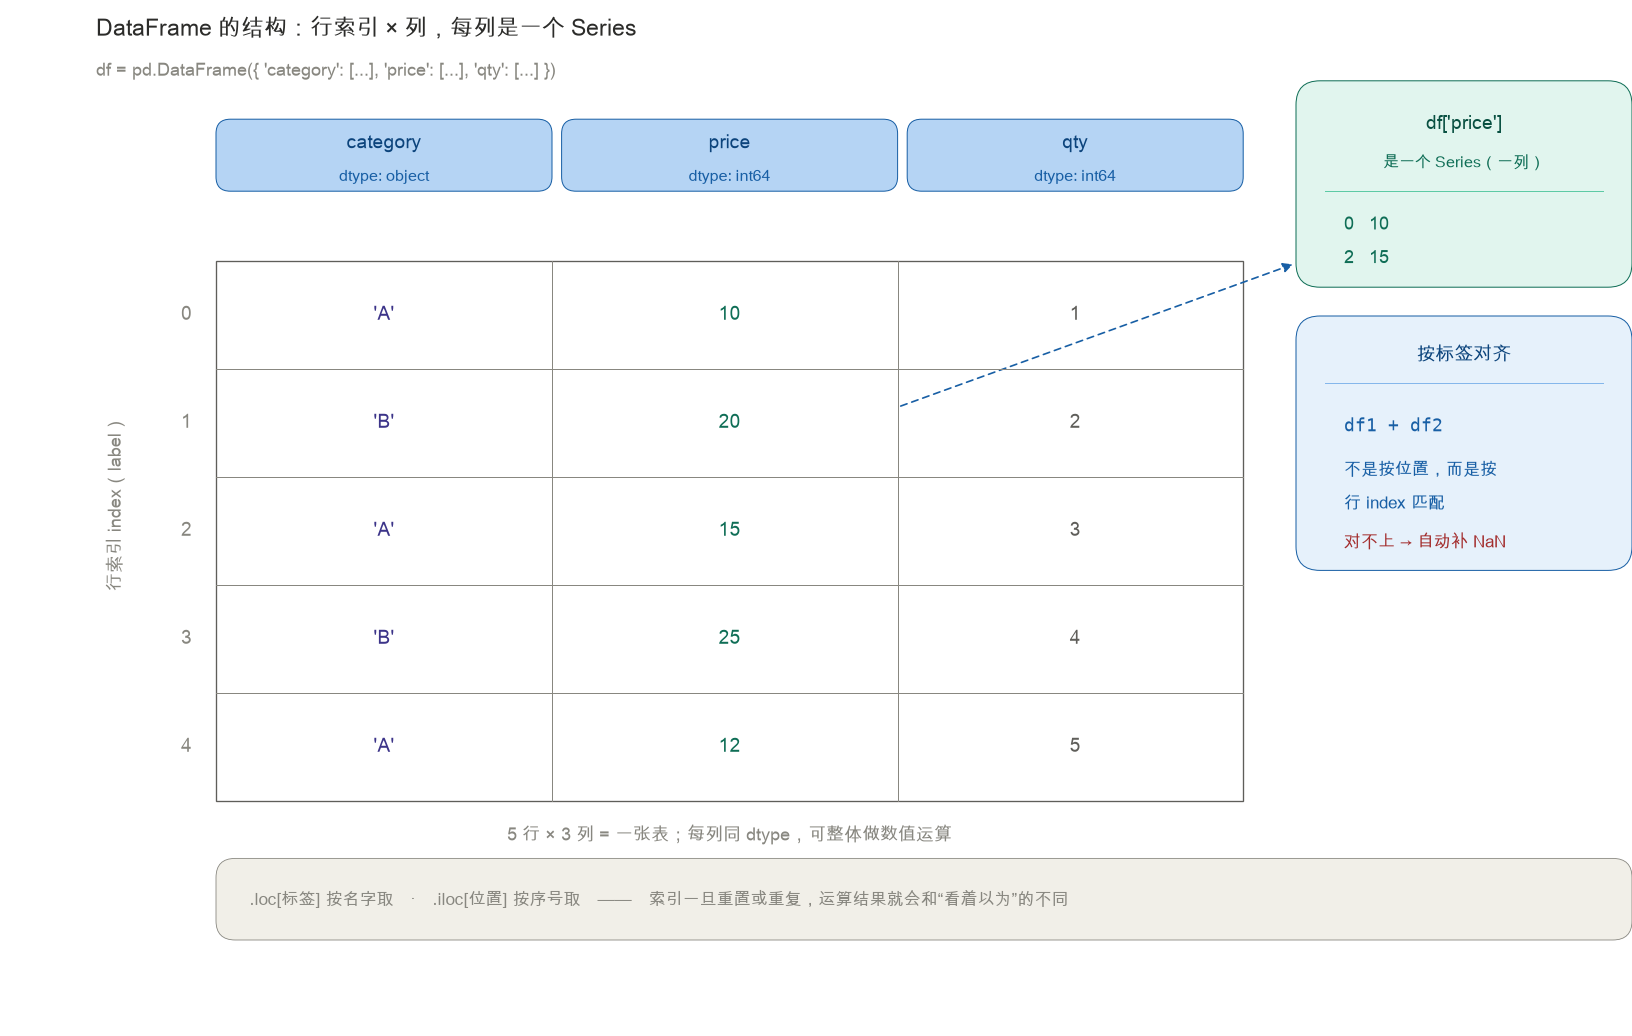

This chart was generated by the following Python code:
# -*- coding: utf-8 -*-
"""
第 1.4.1 节插图：DataFrame 结构直观图示
把 1.4.1 代码块里的 df 画成"行索引 × 列"的二维表格，
右侧点出"每列是一个 Series"与"按标签对齐（对不上补 NaN）"，
底部收在 .loc / .iloc 取法区别。
产物：fig1_4_dataframe.png
"""
import os

import matplotlib
matplotlib.use("Agg")
import matplotlib.pyplot as plt
import matplotlib.font_manager as fm
from matplotlib.patches import FancyArrowPatch, FancyBboxPatch

_FONT = "/Library/Fonts/Arial Unicode.ttf"
fm.fontManager.addfont(_FONT)
plt.rcParams["font.sans-serif"] = [fm.FontProperties(fname=_FONT).get_name()]
plt.rcParams["axes.unicode_minus"] = False

HERE = os.path.dirname(os.path.abspath(__file__))

# ---- 配色（与书稿其它图一致的扁平色板）----
C_GRID = "#888780"      # 网格线
C_FRAME = "#5F5E5A"     # 外框
C_HDR_FILL = "#B5D4F4"  # 列头底（蓝100）
C_HDR_EDGE = "#185FA5"  # 列头边（蓝600）
C_HDR_TXT = "#0C447C"   # 列头文字（蓝800）
C_HDR_SUB = "#185FA5"   # 列头 dtype 小字
C_CAT = "#3C3489"       # category 列文字（紫800）
C_PRICE = "#0F6E56"     # price 列文字（青600）
C_QTY = "#5F5E5A"       # qty 列文字（灰600）
C_TXT = "#2C2C2A"       # 主文字
C_SEC = "#888780"       # 次级文字
C_CARD_S_FILL = "#E1F5EE"   # Series 卡底（青50）
C_CARD_S_EDGE = "#0F6E56"
C_CARD_A_FILL = "#E6F1FB"   # 对齐卡底（蓝50）
C_CARD_A_EDGE = "#185FA5"
C_TAKE_FILL = "#F1EFE8"     # 底部要点底（灰50）
C_RED = "#A32D2D"           # 警示红（红600）


def main():
    fig = plt.figure(figsize=(13.6, 8.64), dpi=120)
    ax = fig.add_axes([0, 0, 1, 1])
    ax.set_xlim(0, 680)
    ax.set_ylim(0, 432)
    ax.axis("off")

    # 标题
    ax.text(40, 420, "DataFrame 的结构：行索引 × 列，每列是一个 Series",
            fontsize=13.5, fontweight="bold", color=C_TXT, va="center")
    ax.text(40, 402, "df = pd.DataFrame({ 'category': [...], 'price': [...], 'qty': [...] })",
            fontsize=10.5, color=C_SEC, va="center")

    # 行索引标签（竖排）
    ax.text(48, 222, "行索引 index（label）", fontsize=10.5, color=C_SEC,
            ha="center", va="center", rotation=90)

    # 列头（三个 dtype 胶囊）
    headers = [("category", "object"), ("price", "int64"), ("qty", "int64")]
    col_x = [160, 304, 448]   # 列中心 x
    def rbox(x, y, w, h, radius, **kw):
        return FancyBboxPatch((x, y), w, h, boxstyle=f"round,pad=0,rounding_size={radius}",
                              **kw)

    for (name, dt), cx in zip(headers, col_x):
        rect = rbox(cx - 70, 352, 140, 30, 6,
                    facecolor=C_HDR_FILL, edgecolor=C_HDR_EDGE, linewidth=0.6)
        ax.add_patch(rect)
        ax.text(cx, 372, name, fontsize=11.5, fontweight="bold",
                color=C_HDR_TXT, ha="center", va="center")
        ax.text(cx, 358, "dtype: " + dt, fontsize=9.5,
                color=C_HDR_SUB, ha="center", va="center")

    # 表格网格：x 90..518，y 98..323（5 行）
    x0, x1, y0, y1 = 90, 518, 98, 323
    row_h = (y1 - y0) / 5
    ax.add_patch(plt.Rectangle((x0, y0), x1 - x0, y1 - y0,
                               facecolor="none", edgecolor=C_FRAME, linewidth=0.8))
    for vx in (230, 374):
        ax.plot([vx, vx], [y0, y1], color=C_GRID, linewidth=0.6)
    for k in range(1, 5):
        yy = y0 + k * row_h
        ax.plot([x0, x1], [yy, yy], color=C_GRID, linewidth=0.6)

    # 行索引数字
    for i in range(5):
        cy = y1 - (i + 0.5) * row_h
        ax.text(80, cy, str(i), fontsize=11.5, color=C_SEC, ha="right", va="center")

    # 数据单元格
    cat_vals = ["'A'", "'B'", "'A'", "'B'", "'A'"]
    price_vals = ["10", "20", "15", "25", "12"]
    qty_vals = ["1", "2", "3", "4", "5"]
    for i in range(5):
        cy = y1 - (i + 0.5) * row_h
        ax.text(col_x[0], cy, cat_vals[i], fontsize=11.5, color=C_CAT, ha="center", va="center")
        ax.text(col_x[1], cy, price_vals[i], fontsize=11.5, color=C_PRICE, ha="center", va="center")
        ax.text(col_x[2], cy, qty_vals[i], fontsize=11.5, color=C_QTY, ha="center", va="center")

    # 表格下方说明
    ax.text(304, 84, "5 行 × 3 列 = 一张表；每列同 dtype，可整体做数值运算",
            fontsize=10.5, color=C_SEC, ha="center", va="center")

    # 引导线：price 列 -> Series 卡
    arrow = FancyArrowPatch((374, 262), (540, 322),
                            arrowstyle="-|>", mutation_scale=12,
                            linestyle=(0, (4, 3)), color=C_HDR_EDGE, linewidth=1.0)
    ax.add_patch(arrow)

    # Series 卡
    ax.add_patch(rbox(540, 312, 140, 86, 10,
                      facecolor=C_CARD_S_FILL, edgecolor=C_CARD_S_EDGE, linewidth=0.6))
    ax.text(610, 380, "df['price']", fontsize=11.5, fontweight="bold",
            color="#085041", ha="center", va="center")
    ax.text(610, 364, "是一个 Series（一列）", fontsize=9.5,
            color=C_CARD_S_EDGE, ha="center", va="center")
    ax.plot([552, 668], [352, 352], color="#5DCAA5", linewidth=0.6)
    ax.text(560, 338, "0   10", fontsize=10.5, color=C_CARD_S_EDGE, ha="left", va="center")
    ax.text(560, 324, "2   15", fontsize=10.5, color=C_CARD_S_EDGE, ha="left", va="center")

    # 对齐卡
    ax.add_patch(rbox(540, 194, 140, 106, 10,
                      facecolor=C_CARD_A_FILL, edgecolor=C_CARD_A_EDGE, linewidth=0.6))
    ax.text(610, 284, "按标签对齐", fontsize=11.5, fontweight="bold",
            color=C_HDR_TXT, ha="center", va="center")
    ax.plot([552, 668], [272, 272], color="#85B7EB", linewidth=0.6)
    ax.text(560, 254, "df1 + df2", fontsize=10.5, color=C_HDR_EDGE, ha="left", va="center",
            family="monospace")
    ax.text(560, 236, "不是按位置，而是按", fontsize=10, color=C_HDR_EDGE, ha="left", va="center")
    ax.text(560, 222, "行 index 匹配", fontsize=10, color=C_HDR_EDGE, ha="left", va="center")
    ax.text(560, 206, "对不上 → 自动补 NaN", fontsize=10, color=C_RED, ha="left", va="center")

    # 底部要点条
    ax.add_patch(rbox(90, 40, 590, 34, 8,
                      facecolor=C_TAKE_FILL, edgecolor=C_GRID, linewidth=0.5))
    ax.text(104, 57, ".loc[标签] 按名字取　·　.iloc[位置] 按序号取　——　索引一旦重置或重复，运算结果就会和“看着以为”的不同",
            fontsize=10, color=C_SEC, ha="left", va="center")

    out = os.path.join(HERE, "fig1_4_dataframe.png")
    fig.savefig(out)
    plt.close(fig)
    print("已保存:", out)


if __name__ == "__main__":
    main()
